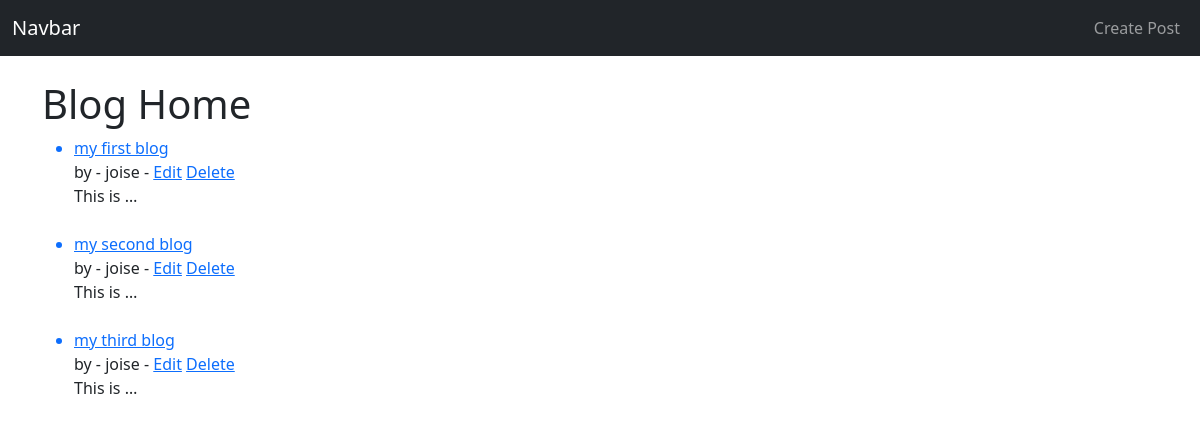
The page /blog/ on the database as committed earlier.
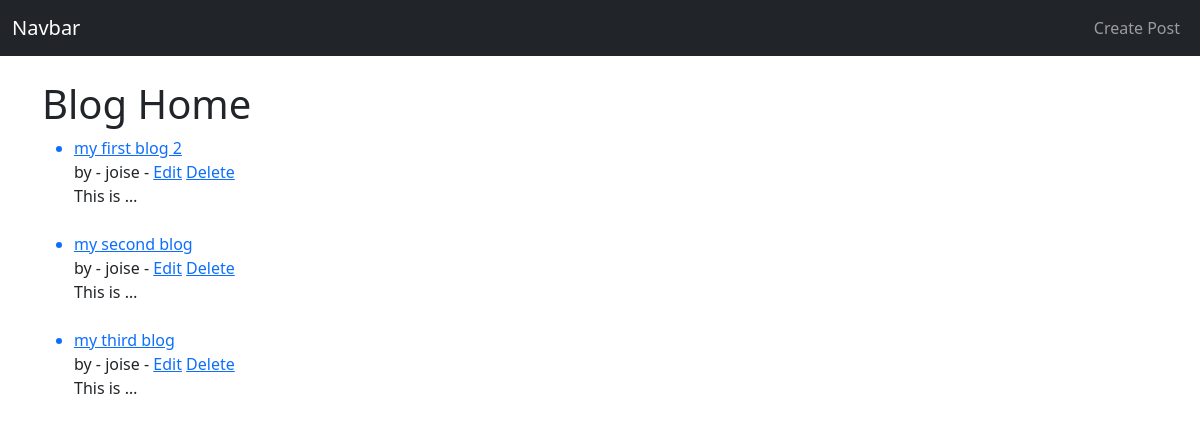
The same page on the database as committed later.
### blog/models.py (models this page shows, shortened)
class Post(models.Model):
    title = models.CharField(max_length=255)
    author = models.ForeignKey(User, on_delete=models.CASCADE)
    body = models.TextField()

### blog/views.py (the view)
# urls.py: path('', BlogHomeView.as_view(), name='bloghome'),
class BlogHomeView(ListView):
    model = Post
    template_name = 'Blog/blog_home.html'

### templates/Blog/blog_home.html (shortened to what this page needs)
{% extends 'base.html' %}
{% block content %}
<h1>Blog Home</h1>
<ul>
{% for post in object_list %}
    <a href="{% url 'blogdetail' post.pk %}"><li>{{post.title}}</li></a>
    by - {{post.author}} -
    <a href="{% url 'updatePost' post.pk %}">Edit</a>
    <a href="{% url 'deletePost' post.pk %}">Delete</a>
    <br>
    {{post.body |truncatechars:9}} <br><br>
{% endfor %}
</ul>
{%endblock%}

### templates/base.html (shortened to what this page needs)
<!doctype html>
<html lang="en">
  <head>
    {% load static %}
    <link href="https://cdn.jsdelivr.net/npm/bootstrap@5.0.0-beta2/dist/css/bootstrap.min.css" rel="stylesheet">
  </head>
  <body>
    <nav class="navbar navbar-expand-lg navbar-dark bg-dark">
        <div class="container-fluid">
          <a class="navbar-brand" href="{% url 'bloghome' %}">Navbar</a>
            <ul class="navbar-nav">
              <li class="nav-item">
                <a class="nav-link" href="{% url 'createPost' %}">Create Post</a>
              </li>
            </ul>
          </div>
      </nav>
      <div class="container mt-4">
        {% block content %}
        {% endblock %}
      </div>
  </body>
</html>

Rows that differ between the two databases and show on the page:
changed Post: title "my first blog" → "my first blog 2"
